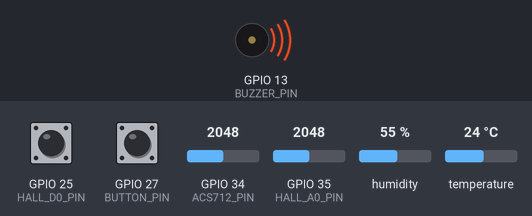
Simulated run of this sketch. Board: ESP32. Parts: buzzer (waves = sounding, pin HIGH). The inputs (shaded band) are chosen by the test bench; at power-on: GPIO 34 (ACS712_PIN) = 2048, GPIO 25 (HALL_D0_PIN) HIGH, GPIO 27 (BUTTON_PIN) HIGH, GPIO 35 (HALL_A0_PIN) = 2048, humidity 55 %, temperature 24 °C. What the sketch prints to the serial monitor is not drawn.

Above: at 1.1 s.
At 4.3 s:
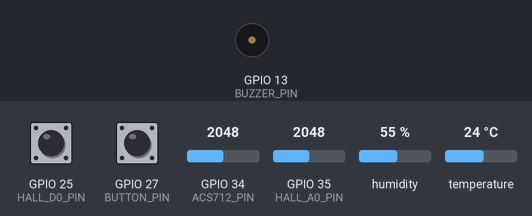
4.4 s: GPIO 34 (ACS712_PIN) set to 60
8.8 s: GPIO 25 (HALL_D0_PIN) pulled LOW for 2.4 s
12.7 s: GPIO 27 (BUTTON_PIN) pulled LOW for 2.4 s
16.6 s: GPIO 34 (ACS712_PIN) set to 4040
Timing chart, 0 to 19.6 s (numbered marks = the images above; inputs shaded):
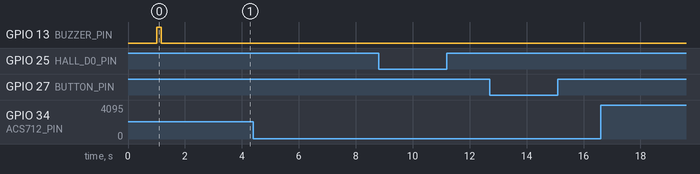

The sketch:

sensor_checker.ino
```cpp
#include <Arduino.h>
#include <DHT.h>

// Pin Definitions matching your configuration
#define DHT_PIN          4        // DHT11 Data -> GPIO 4
#define DHT_TYPE         DHT11

#define ACS712_PIN       34       // Current Sensor -> GPIO 34 (ADC1_CH6)
#define HALL_A0_PIN      35       // Hall Analog -> GPIO 35 (ADC1_CH7)
#define HALL_D0_PIN      25       // Hall Digital -> GPIO 25 (Interrupt)
#define BUZZER_PIN       13       // Buzzer -> GPIO 13
#define BUTTON_PIN       27       // Push Button -> GPIO 27 (INPUT_PULLUP)

DHT dht(DHT_PIN, DHT_TYPE);

volatile unsigned long hallPulses = 0;
void IRAM_ATTR onHallPulse() {
  hallPulses++;
}

void setup() {
  Serial.begin(115200);
  delay(1000);

  Serial.println("\n\n========================================================");
  Serial.println("   ESP32 REAL-TIME HARDWARE DIAGNOSTICS & PIN CHECKER   ");
  Serial.println("========================================================");

  // Initialize Buzzer
  pinMode(BUZZER_PIN, OUTPUT);
  Serial.print("[TEST] Testing Piezo Buzzer on GPIO 13 (Short Beep)... ");
  digitalWrite(BUZZER_PIN, HIGH);
  delay(150);
  digitalWrite(BUZZER_PIN, LOW);
  Serial.println("DONE. (Did you hear a beep?)");

  // Initialize Button
  pinMode(BUTTON_PIN, INPUT_PULLUP);

  // Initialize Hall Sensor
  pinMode(HALL_D0_PIN, INPUT_PULLUP);
  pinMode(HALL_A0_PIN, INPUT);
  attachInterrupt(digitalPinToInterrupt(HALL_D0_PIN), onHallPulse, FALLING);

  // Initialize Current Sensor
  pinMode(ACS712_PIN, INPUT);

  // Initialize DHT
  pinMode(DHT_PIN, INPUT_PULLUP);
  dht.begin();
  Serial.println("[Init] Allowing 2.0s for DHT11 sensor internal stabilization...");
  delay(2000);

  Serial.println("\nStarting continuous sensor diagnostic loop...\n");
}

void loop() {
  Serial.println("------------- [HARDWARE DIAGNOSTIC REPORT] -------------");

  // 1. Check DHT11 (with instant retry to filter single-wire jitter)
  float temp = dht.readTemperature();
  float hum = dht.readHumidity();
  if (isnan(temp) || isnan(hum)) {
    delay(200);
    temp = dht.readTemperature();
    hum = dht.readHumidity();
  }
  if (isnan(temp) || isnan(hum)) {
    int pinVoltAdc = analogRead(DHT_PIN);
    int pinDigital = digitalRead(DHT_PIN);
    Serial.println("  ❌ DHT11 (GPIO 4): NOT DETECTED / READ ERROR");
    Serial.print("     -> Pin Electrical State: Digital = ");
    Serial.print(pinDigital == HIGH ? "HIGH (3.3V)" : "LOW (0V / Ground)");
    Serial.print(" | ADC = ");
    Serial.println(pinVoltAdc);

    if (pinDigital == LOW) {
      Serial.println("     ⚠️ ROOT CAUSE: Line is stuck LOW (0V / GND).");
      Serial.println("        • Check module pinout: Many 3-pin modules are [S, +, -] NOT [+, out, -]!");
      Serial.println("        • If DATA is accidentally connected to GND, the line is shorted.");
      Serial.println("        • Check if VCC is disconnected (unpowered sensor pulls line LOW).");
    } else {
      Serial.println("     ⚠️ ROOT CAUSE: Line is HIGH (pull-up active), but sensor does not respond.");
      Serial.println("        • Power DHT11 from VIN (5V) instead of 3.3V (most clone DHT11 require >3.5V to operate!).");
      Serial.println("        • Verify wire is firmly in GPIO 4 (marked 'D4' or 'G4' on ESP32 board).");
      Serial.println("        • If 4-pin bare sensor: Add a 4.7k-10k resistor between VCC and DATA.");
    }
  } else {
    Serial.print("  ✅ DHT11 (GPIO 4): CONNECTED & WORKING | Temp: ");
    Serial.print(temp, 1);
    Serial.print(" °C | Humidity: ");
    Serial.print(hum, 1);
    Serial.println(" %");
  }

  // 2. Check ACS712 Current Sensor
  int acsAdc = analogRead(ACS712_PIN);
  float acsVolt = acsAdc * (3.3f / 4095.0f);
  Serial.print("  📊 ACS712 Current (GPIO 34): Raw ADC = ");
  Serial.print(acsAdc);
  Serial.print(" (");
  Serial.print(acsVolt, 2);
  Serial.print(" V)");
  if (acsAdc < 100) {
    Serial.println(" -> WARNING: Very low/floating or GND. Ensure VCC is connected to VIN/5V.");
  } else if (acsAdc > 4000) {
    Serial.println(" -> WARNING: High/Saturated ADC. Check wiring.");
  } else {
    Serial.println(" -> ✅ SIGNAL DETECTED (Quiescent baseline active)");
  }

  // 3. Check Hall Effect Sensor
  int hallD0State = digitalRead(HALL_D0_PIN);
  int hallA0Adc = analogRead(HALL_A0_PIN);
  noInterrupts();
  unsigned long pulses = hallPulses;
  interrupts();

  Serial.print("  🧲 Hall Effect Sensor: D0 (GPIO 25) = ");
  Serial.print(hallD0State == HIGH ? "HIGH (No Magnet)" : "LOW (Magnet Present)");
  Serial.print(" | Total Pulses = ");
  Serial.print(pulses);
  Serial.print(" | A0 (GPIO 35) ADC = ");
  Serial.println(hallA0Adc);

  // 4. Check Button
  int btnState = digitalRead(BUTTON_PIN);
  Serial.print("  🔘 Push Button (GPIO 27): ");
  if (btnState == LOW) {
    Serial.println("PRESSED [LOW] (Working!)");
  } else {
    Serial.println("RELEASED [HIGH] (Pull-up healthy, press button to test)");
  }

  Serial.println("--------------------------------------------------------\n");
  delay(2000);
}
```

Measured:
- after the input at 4.4 s, every drawn part: stays the same
- after the input at 8.8 s, every drawn part: stays the same
- after the input at 12.7 s, every drawn part: stays the same
- after the input at 16.6 s, every drawn part: stays the same
